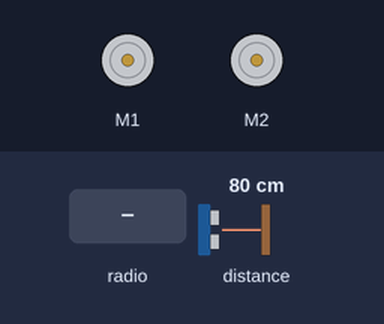
A program run on a simulated BBC micro:bit (MakeCode). On the bench: 2 × DC motor (green arrow = forward, orange = backward, longer = faster). Inputs (shaded band) come from the test bench; at power-on: distance to the obstacle 80 cm.

Above: at 1.2 s.
1.3 s: distance to the obstacle set to 11 cm
2.8 s: distance to the obstacle set to 8 cm
At 3.01 s:
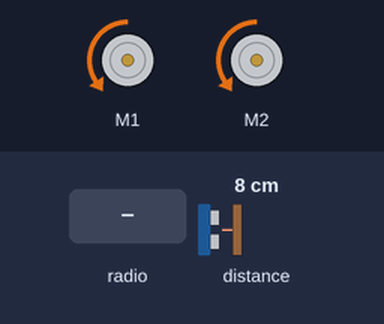
5.8 s: radio message "1" arrives
8.8 s: radio message "3" arrives
At 8.91 s:
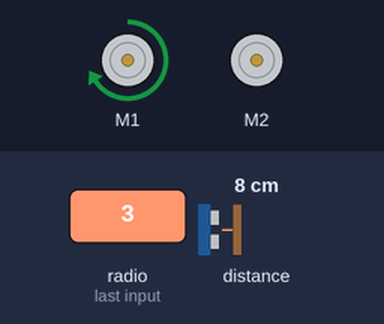
11.8 s: radio message "4" arrives
14.8 s: distance to the obstacle set to 18 cm
At 16.1 s:
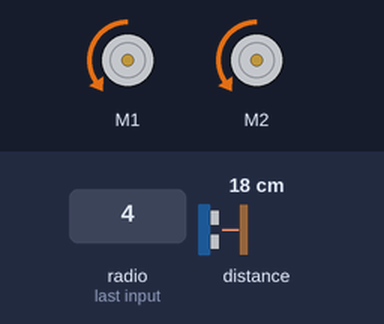
Timing chart, 0 to 17.4 s (numbered marks = the images above; inputs shaded):
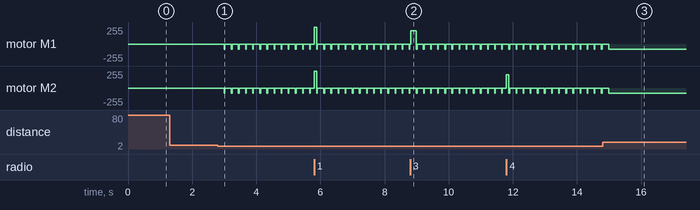

The program:

main.ts
```typescript
radio.onReceivedNumber(function (receivedNumber) {
    if (1 == receivedNumber) {
        maqueen.motorRun(maqueen.Motors.All, maqueen.Dir.CW, 255)
    }
    if (0 == receivedNumber) {
        maqueen.motorStop(maqueen.Motors.All)
    }
    if (3 == receivedNumber) {
        maqueen.motorRun(maqueen.Motors.M1, maqueen.Dir.CW, 199)
        maqueen.motorStop(maqueen.Motors.M2)
    }
    if (4 == receivedNumber) {
        maqueen.motorRun(maqueen.Motors.M2, maqueen.Dir.CW, 199)
        maqueen.motorStop(maqueen.Motors.M1)
    }
})
radio.setGroup(183)
basic.forever(function () {
    if (maqueen.Ultrasonic(PingUnit.Centimeters) < 10) {
        maqueen.motorStop(maqueen.Motors.All)
        basic.pause(200)
        maqueen.motorRun(maqueen.Motors.All, maqueen.Dir.CCW, 79)
    }
})
```

test.ts
```typescript
// aquí va el archivo "tests"; esto no se compilará cuando este paquete se utilice como una extensión.
```

Measured:
- the behaviour switches between 10 and 9 cm on distance to the obstacle (found by bisection; images 0 and 1)
- after the input at 1.3 s, every drawn part: stays the same
- after the input at 2.8 s, motor M1, motor M2: alternates backward 79/255 for 0.02 s and stopped for 0.20 s, starting after 0.20 s
- after the input at 14.8 s, motor M1, motor M2: goes on until 15.0 s, then stays backward 79/255
